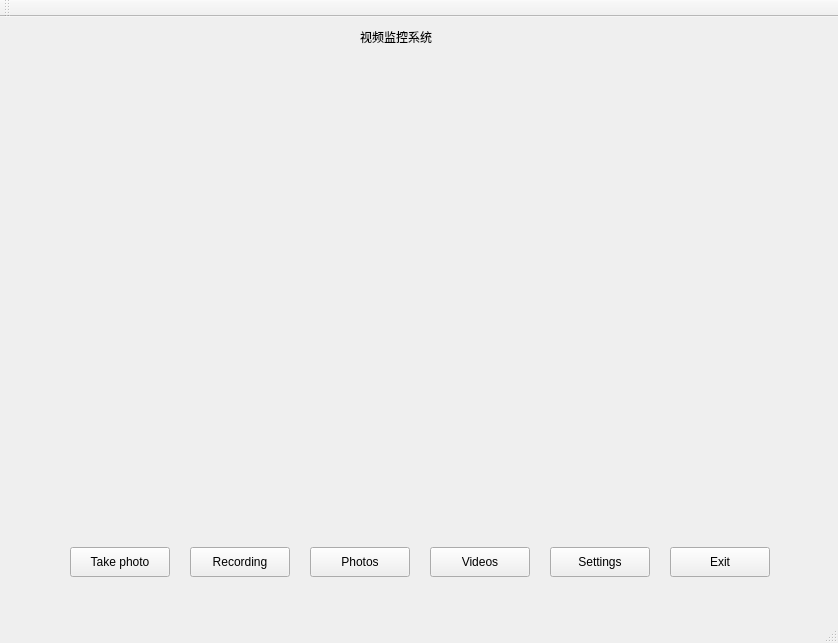
<?xml version="1.0" encoding="UTF-8"?>
<ui version="4.0">
 <class>MainWindow</class>
 <widget class="QMainWindow" name="MainWindow">
  <property name="geometry">
   <rect>
    <x>0</x>
    <y>0</y>
    <width>838</width>
    <height>643</height>
   </rect>
  </property>
  <property name="windowTitle">
   <string>MainWindow</string>
  </property>
  <widget class="QWidget" name="centralWidget">
   <widget class="QLabel" name="carema">
    <property name="geometry">
     <rect>
      <x>90</x>
      <y>40</y>
      <width>640</width>
      <height>480</height>
     </rect>
    </property>
    <property name="text">
     <string/>
    </property>
   </widget>
   <widget class="QLabel" name="label_2">
    <property name="geometry">
     <rect>
      <x>360</x>
      <y>10</y>
      <width>91</width>
      <height>20</height>
     </rect>
    </property>
    <property name="text">
     <string>视频监控系统</string>
    </property>
   </widget>
   <widget class="QPushButton" name="screenButton">
    <property name="geometry">
     <rect>
      <x>70</x>
      <y>530</y>
      <width>100</width>
      <height>30</height>
     </rect>
    </property>
    <property name="text">
     <string>Take photo</string>
    </property>
   </widget>
   <widget class="QPushButton" name="recordButton">
    <property name="geometry">
     <rect>
      <x>190</x>
      <y>530</y>
      <width>100</width>
      <height>30</height>
     </rect>
    </property>
    <property name="text">
     <string>Recording</string>
    </property>
   </widget>
   <widget class="QPushButton" name="quitButton">
    <property name="geometry">
     <rect>
      <x>670</x>
      <y>530</y>
      <width>100</width>
      <height>30</height>
     </rect>
    </property>
    <property name="text">
     <string>Exit</string>
    </property>
   </widget>
   <widget class="QPushButton" name="settingButton">
    <property name="geometry">
     <rect>
      <x>550</x>
      <y>530</y>
      <width>100</width>
      <height>30</height>
     </rect>
    </property>
    <property name="text">
     <string>Settings</string>
    </property>
   </widget>
   <widget class="QPushButton" name="screenShowButton">
    <property name="geometry">
     <rect>
      <x>310</x>
      <y>530</y>
      <width>100</width>
      <height>30</height>
     </rect>
    </property>
    <property name="text">
     <string>Photos</string>
    </property>
   </widget>
   <widget class="QPushButton" name="videoShowButton">
    <property name="geometry">
     <rect>
      <x>430</x>
      <y>530</y>
      <width>100</width>
      <height>30</height>
     </rect>
    </property>
    <property name="text">
     <string>Videos</string>
    </property>
   </widget>
  </widget>
  <widget class="QMenuBar" name="menuBar">
   <property name="geometry">
    <rect>
     <x>0</x>
     <y>0</y>
     <width>838</width>
     <height>22</height>
    </rect>
   </property>
  </widget>
  <widget class="QToolBar" name="mainToolBar">
   <attribute name="toolBarArea">
    <enum>TopToolBarArea</enum>
   </attribute>
   <attribute name="toolBarBreak">
    <bool>false</bool>
   </attribute>
  </widget>
  <widget class="QStatusBar" name="statusBar"/>
 </widget>
 <layoutdefault spacing="6" margin="11"/>
 <resources/>
 <connections/>
</ui>
